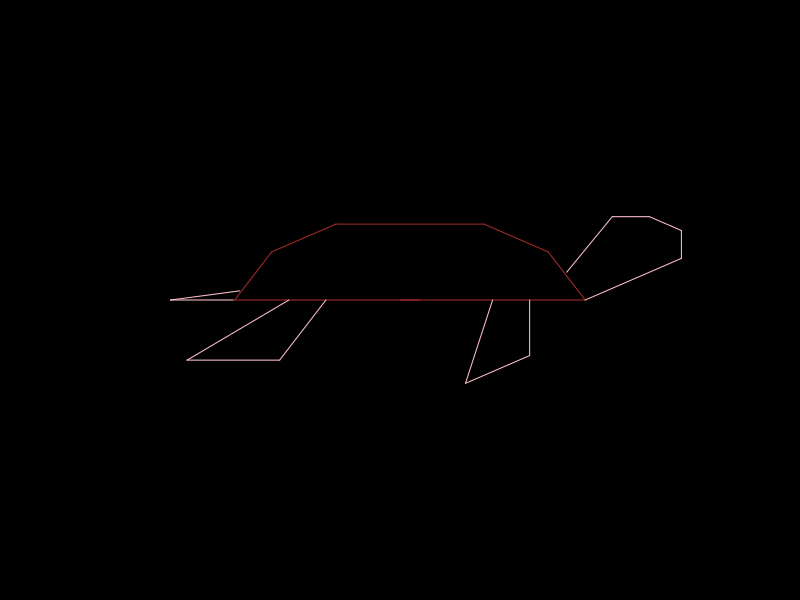

Reproduce this figure in R.
## A "Real" Turtle
## code by Linlin Yan <linlin.yan@cos.name>
## URL: http://cos.name/cn/topic/15876
turtle_x <- 0
turtle_y <- 0
turtle_direction <- 0
turtle_color <- "white"
turtle_drawing <- TRUE
turtle_init <- function(width = 100, height = 100,
    mar = rep(0, 4), bg = "black", ...) {
    par(mar = mar)
    par(bg = bg)
    plot(c(-width, width), c(-height, height), type = "n", xlab = "",
        ylab = "", axes = FALSE, ...)
    turtle_x <<- 0
    turtle_y <<- 0
    turtle_direction <<- 0
}
turtle_goto <- function(x, y) {
    if (turtle_drawing) {
        segments(turtle_x, turtle_y, x, y, col = turtle_color)
    }
    turtle_x <<- x
    turtle_y <<- y
}
turtle_pen_up <- function() {
    turtle_drawing <<- FALSE
}
turtle_pen_down <- function() {
    turtle_drawing <<- TRUE
}
turtle_forward <- function(distance) {
    x <- turtle_x + distance * cos(turtle_direction * pi/180)
    y <- turtle_y + distance * sin(turtle_direction * pi/180)
    turtle_goto(x, y)
}
turtle_turn_left <- function(degree) {
    turtle_direction <<- (turtle_direction + degree)%%360
}
turtle_turn_right <- function(degree) {
    turtle_direction <<- (turtle_direction - degree)%%360
}
turtle_set_color <- function(col) {
    turtle_color <<- col
}

draw_turtle <- function() {
    turtle_init()
    turtle_set_color("brown")
    turtle_forward(50)
    turtle_turn_left(120)
    turtle_forward(20)
    turtle_turn_left(30)
    turtle_forward(20)
    turtle_turn_left(30)
    turtle_forward(40)
    turtle_turn_left(30)
    turtle_forward(20)
    turtle_turn_left(30)
    turtle_forward(20)
    turtle_turn_left(120)
    turtle_forward(50)
    turtle_set_color("pink")
    turtle_pen_up()
    turtle_goto(-20, 0)
    turtle_pen_down()
    turtle_turn_right(120)
    turtle_forward(25)
    turtle_turn_right(60)
    turtle_forward(25)
    turtle_goto(-30, 0)
    turtle_turn_left(180)
    turtle_pen_up()
    turtle_goto(35, 0)
    turtle_pen_down()
    turtle_turn_right(90)
    turtle_forward(20)
    turtle_turn_right(60)
    turtle_forward(20)
    turtle_goto(25, 0)
    turtle_turn_left(150)
    turtle_pen_up()
    turtle_goto(50, 0)
    turtle_pen_down()
    turtle_turn_left(30)
    turtle_forward(30)
    turtle_turn_left(60)
    turtle_forward(10)
    turtle_turn_left(60)
    turtle_forward(10)
    turtle_turn_left(30)
    turtle_forward(10)
    turtle_goto(45, 10)
    turtle_pen_up()
    turtle_goto(-45, 0)
    turtle_pen_down()
    turtle_forward(17)
    turtle_turn_right(170)
    turtle_forward(19)
}
draw_turtle()
